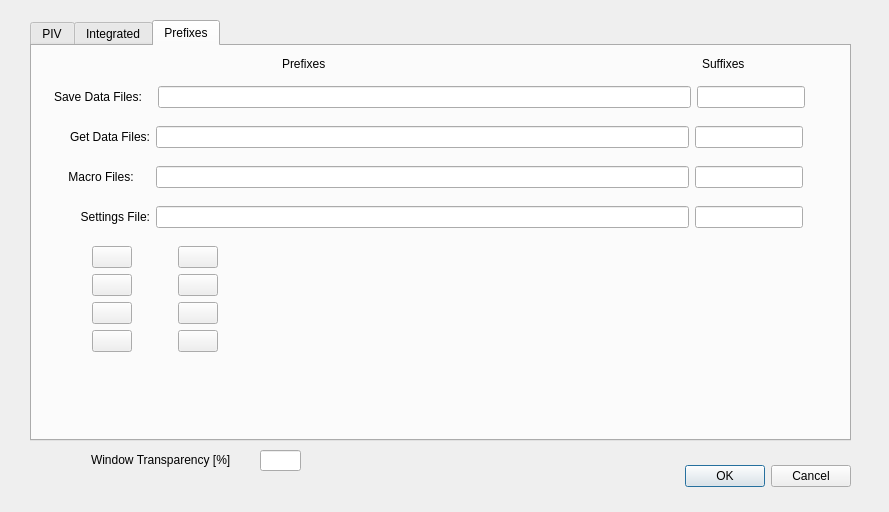
<?xml version="1.0" encoding="UTF-8"?>
<ui version="4.0">
 <class>Preferences</class>
 <widget class="QDialog" name="Preferences">
  <property name="geometry">
   <rect>
    <x>0</x>
    <y>0</y>
    <width>889</width>
    <height>512</height>
   </rect>
  </property>
  <property name="windowTitle">
   <string>Preferences</string>
  </property>
  <widget class="QDialogButtonBox" name="buttonBox">
   <property name="geometry">
    <rect>
     <x>510</x>
     <y>460</y>
     <width>341</width>
     <height>32</height>
    </rect>
   </property>
   <property name="orientation">
    <enum>Qt::Horizontal</enum>
   </property>
   <property name="standardButtons">
    <set>QDialogButtonBox::Cancel|QDialogButtonBox::Ok</set>
   </property>
  </widget>
  <widget class="QTabWidget" name="tabWidget">
   <property name="geometry">
    <rect>
     <x>30</x>
     <y>20</y>
     <width>821</width>
     <height>421</height>
    </rect>
   </property>
   <property name="currentIndex">
    <number>2</number>
   </property>
   <widget class="QWidget" name="PIV">
    <attribute name="title">
     <string>PIV</string>
    </attribute>
   </widget>
   <widget class="QWidget" name="tab">
    <attribute name="title">
     <string>Integrated</string>
    </attribute>
   </widget>
   <widget class="QWidget" name="prefixes">
    <attribute name="title">
     <string>Prefixes</string>
    </attribute>
    <widget class="QLabel" name="label_2">
     <property name="geometry">
      <rect>
       <x>250</x>
       <y>10</y>
       <width>111</width>
       <height>16</height>
      </rect>
     </property>
     <property name="text">
      <string>Prefixes</string>
     </property>
    </widget>
    <widget class="QLabel" name="label_3">
     <property name="geometry">
      <rect>
       <x>670</x>
       <y>10</y>
       <width>61</width>
       <height>16</height>
      </rect>
     </property>
     <property name="text">
      <string>Suffixes</string>
     </property>
    </widget>
    <widget class="QWidget" name="layoutWidget">
     <property name="geometry">
      <rect>
       <x>20</x>
       <y>80</y>
       <width>751</width>
       <height>23</height>
      </rect>
     </property>
     <layout class="QHBoxLayout" name="horizontalLayout_2">
      <item>
       <widget class="QLabel" name="label_4">
        <property name="sizePolicy">
         <sizepolicy hsizetype="Fixed" vsizetype="Fixed">
          <horstretch>0</horstretch>
          <verstretch>0</verstretch>
         </sizepolicy>
        </property>
        <property name="minimumSize">
         <size>
          <width>98</width>
          <height>0</height>
         </size>
        </property>
        <property name="layoutDirection">
         <enum>Qt::LeftToRight</enum>
        </property>
        <property name="text">
         <string>Get Data Files:</string>
        </property>
        <property name="alignment">
         <set>Qt::AlignRight|Qt::AlignTrailing|Qt::AlignVCenter</set>
        </property>
       </widget>
      </item>
      <item>
       <widget class="QLineEdit" name="getPre">
        <property name="sizePolicy">
         <sizepolicy hsizetype="Minimum" vsizetype="Fixed">
          <horstretch>0</horstretch>
          <verstretch>0</verstretch>
         </sizepolicy>
        </property>
        <property name="minimumSize">
         <size>
          <width>491</width>
          <height>0</height>
         </size>
        </property>
       </widget>
      </item>
      <item>
       <widget class="QLineEdit" name="getSuf">
        <property name="sizePolicy">
         <sizepolicy hsizetype="Fixed" vsizetype="Fixed">
          <horstretch>0</horstretch>
          <verstretch>0</verstretch>
         </sizepolicy>
        </property>
        <property name="minimumSize">
         <size>
          <width>91</width>
          <height>0</height>
         </size>
        </property>
       </widget>
      </item>
     </layout>
    </widget>
    <widget class="QWidget" name="layoutWidget_2">
     <property name="geometry">
      <rect>
       <x>20</x>
       <y>120</y>
       <width>751</width>
       <height>23</height>
      </rect>
     </property>
     <layout class="QHBoxLayout" name="horizontalLayout_3">
      <item>
       <widget class="QLabel" name="label_5">
        <property name="sizePolicy">
         <sizepolicy hsizetype="Fixed" vsizetype="Fixed">
          <horstretch>0</horstretch>
          <verstretch>0</verstretch>
         </sizepolicy>
        </property>
        <property name="minimumSize">
         <size>
          <width>98</width>
          <height>0</height>
         </size>
        </property>
        <property name="text">
         <string>Macro Files:</string>
        </property>
        <property name="alignment">
         <set>Qt::AlignCenter</set>
        </property>
       </widget>
      </item>
      <item>
       <widget class="QLineEdit" name="macroPre">
        <property name="sizePolicy">
         <sizepolicy hsizetype="Minimum" vsizetype="Fixed">
          <horstretch>0</horstretch>
          <verstretch>0</verstretch>
         </sizepolicy>
        </property>
        <property name="minimumSize">
         <size>
          <width>491</width>
          <height>0</height>
         </size>
        </property>
       </widget>
      </item>
      <item>
       <widget class="QLineEdit" name="macroSuf">
        <property name="sizePolicy">
         <sizepolicy hsizetype="Fixed" vsizetype="Fixed">
          <horstretch>0</horstretch>
          <verstretch>0</verstretch>
         </sizepolicy>
        </property>
        <property name="minimumSize">
         <size>
          <width>91</width>
          <height>0</height>
         </size>
        </property>
       </widget>
      </item>
     </layout>
    </widget>
    <widget class="QWidget" name="layoutWidget_3">
     <property name="geometry">
      <rect>
       <x>20</x>
       <y>160</y>
       <width>751</width>
       <height>23</height>
      </rect>
     </property>
     <layout class="QHBoxLayout" name="horizontalLayout_4">
      <item>
       <widget class="QLabel" name="label_6">
        <property name="sizePolicy">
         <sizepolicy hsizetype="Fixed" vsizetype="Fixed">
          <horstretch>0</horstretch>
          <verstretch>0</verstretch>
         </sizepolicy>
        </property>
        <property name="minimumSize">
         <size>
          <width>98</width>
          <height>0</height>
         </size>
        </property>
        <property name="text">
         <string>Settings File:</string>
        </property>
        <property name="alignment">
         <set>Qt::AlignRight|Qt::AlignTrailing|Qt::AlignVCenter</set>
        </property>
       </widget>
      </item>
      <item>
       <widget class="QLineEdit" name="settingsPre">
        <property name="sizePolicy">
         <sizepolicy hsizetype="Minimum" vsizetype="Fixed">
          <horstretch>0</horstretch>
          <verstretch>0</verstretch>
         </sizepolicy>
        </property>
        <property name="minimumSize">
         <size>
          <width>491</width>
          <height>0</height>
         </size>
        </property>
       </widget>
      </item>
      <item>
       <widget class="QLineEdit" name="settingsSuf">
        <property name="sizePolicy">
         <sizepolicy hsizetype="Fixed" vsizetype="Fixed">
          <horstretch>0</horstretch>
          <verstretch>0</verstretch>
         </sizepolicy>
        </property>
        <property name="minimumSize">
         <size>
          <width>91</width>
          <height>0</height>
         </size>
        </property>
       </widget>
      </item>
     </layout>
    </widget>
    <widget class="QWidget" name="layoutWidget">
     <property name="geometry">
      <rect>
       <x>22</x>
       <y>40</y>
       <width>751</width>
       <height>23</height>
      </rect>
     </property>
     <layout class="QHBoxLayout" name="horizontalLayout">
      <item>
       <widget class="QLabel" name="label">
        <property name="sizePolicy">
         <sizepolicy hsizetype="Fixed" vsizetype="Fixed">
          <horstretch>0</horstretch>
          <verstretch>0</verstretch>
         </sizepolicy>
        </property>
        <property name="minimumSize">
         <size>
          <width>98</width>
          <height>0</height>
         </size>
        </property>
        <property name="text">
         <string>Save Data Files:</string>
        </property>
       </widget>
      </item>
      <item>
       <widget class="QLineEdit" name="savePre">
        <property name="sizePolicy">
         <sizepolicy hsizetype="Minimum" vsizetype="Fixed">
          <horstretch>0</horstretch>
          <verstretch>0</verstretch>
         </sizepolicy>
        </property>
        <property name="minimumSize">
         <size>
          <width>491</width>
          <height>0</height>
         </size>
        </property>
       </widget>
      </item>
      <item>
       <widget class="QLineEdit" name="saveSuf">
        <property name="sizePolicy">
         <sizepolicy hsizetype="Fixed" vsizetype="Fixed">
          <horstretch>0</horstretch>
          <verstretch>0</verstretch>
         </sizepolicy>
        </property>
        <property name="minimumSize">
         <size>
          <width>91</width>
          <height>0</height>
         </size>
        </property>
       </widget>
      </item>
     </layout>
    </widget>
    <widget class="QWidget" name="layoutWidget">
     <property name="geometry">
      <rect>
       <x>60</x>
       <y>200</y>
       <width>670</width>
       <height>160</height>
      </rect>
     </property>
     <layout class="QFormLayout" name="formLayout">
      <item row="0" column="0">
       <layout class="QHBoxLayout" name="horizontalLayout_5">
        <item>
         <widget class="QPushButton" name="pal0">
          <property name="text">
           <string/>
          </property>
          <property name="icon">
           <iconset resource="qtoma2.qrc">
            <normaloff>:/Resources/Resources/pal0.jpg</normaloff>:/Resources/Resources/pal0.jpg</iconset>
          </property>
          <property name="iconSize">
           <size>
            <width>256</width>
            <height>16</height>
           </size>
          </property>
         </widget>
        </item>
        <item>
         <spacer name="horizontalSpacer">
          <property name="orientation">
           <enum>Qt::Horizontal</enum>
          </property>
          <property name="sizeHint" stdset="0">
           <size>
            <width>40</width>
            <height>20</height>
           </size>
          </property>
         </spacer>
        </item>
        <item>
         <widget class="QPushButton" name="pal4">
          <property name="text">
           <string/>
          </property>
          <property name="icon">
           <iconset resource="qtoma2.qrc">
            <normaloff>:/Resources/Resources/pal4.jpg</normaloff>:/Resources/Resources/pal4.jpg</iconset>
          </property>
          <property name="iconSize">
           <size>
            <width>256</width>
            <height>16</height>
           </size>
          </property>
         </widget>
        </item>
       </layout>
      </item>
      <item row="1" column="0">
       <layout class="QHBoxLayout" name="horizontalLayout_6">
        <item>
         <widget class="QPushButton" name="pal1">
          <property name="text">
           <string/>
          </property>
          <property name="icon">
           <iconset resource="qtoma2.qrc">
            <normaloff>:/Resources/Resources/pal1.jpg</normaloff>:/Resources/Resources/pal1.jpg</iconset>
          </property>
          <property name="iconSize">
           <size>
            <width>256</width>
            <height>16</height>
           </size>
          </property>
         </widget>
        </item>
        <item>
         <spacer name="horizontalSpacer_2">
          <property name="orientation">
           <enum>Qt::Horizontal</enum>
          </property>
          <property name="sizeHint" stdset="0">
           <size>
            <width>40</width>
            <height>20</height>
           </size>
          </property>
         </spacer>
        </item>
        <item>
         <widget class="QPushButton" name="pal5">
          <property name="text">
           <string/>
          </property>
          <property name="icon">
           <iconset resource="qtoma2.qrc">
            <normaloff>:/Resources/Resources/pal5.jpg</normaloff>:/Resources/Resources/pal5.jpg</iconset>
          </property>
          <property name="iconSize">
           <size>
            <width>256</width>
            <height>16</height>
           </size>
          </property>
         </widget>
        </item>
       </layout>
      </item>
      <item row="2" column="0">
       <layout class="QHBoxLayout" name="horizontalLayout_7">
        <item>
         <widget class="QPushButton" name="pal2">
          <property name="text">
           <string/>
          </property>
          <property name="icon">
           <iconset resource="qtoma2.qrc">
            <normaloff>:/Resources/Resources/pal2.jpg</normaloff>:/Resources/Resources/pal2.jpg</iconset>
          </property>
          <property name="iconSize">
           <size>
            <width>256</width>
            <height>16</height>
           </size>
          </property>
         </widget>
        </item>
        <item>
         <spacer name="horizontalSpacer_3">
          <property name="orientation">
           <enum>Qt::Horizontal</enum>
          </property>
          <property name="sizeHint" stdset="0">
           <size>
            <width>40</width>
            <height>20</height>
           </size>
          </property>
         </spacer>
        </item>
        <item>
         <widget class="QPushButton" name="pal6">
          <property name="text">
           <string/>
          </property>
          <property name="icon">
           <iconset resource="qtoma2.qrc">
            <normaloff>:/Resources/Resources/pal6.jpg</normaloff>:/Resources/Resources/pal6.jpg</iconset>
          </property>
          <property name="iconSize">
           <size>
            <width>256</width>
            <height>16</height>
           </size>
          </property>
         </widget>
        </item>
       </layout>
      </item>
      <item row="3" column="0">
       <layout class="QHBoxLayout" name="horizontalLayout_8">
        <item>
         <widget class="QPushButton" name="pal3">
          <property name="text">
           <string/>
          </property>
          <property name="icon">
           <iconset resource="qtoma2.qrc">
            <normaloff>:/Resources/Resources/pal3.jpg</normaloff>:/Resources/Resources/pal3.jpg</iconset>
          </property>
          <property name="iconSize">
           <size>
            <width>256</width>
            <height>16</height>
           </size>
          </property>
         </widget>
        </item>
        <item>
         <spacer name="horizontalSpacer_4">
          <property name="orientation">
           <enum>Qt::Horizontal</enum>
          </property>
          <property name="sizeHint" stdset="0">
           <size>
            <width>40</width>
            <height>20</height>
           </size>
          </property>
         </spacer>
        </item>
        <item>
         <widget class="QPushButton" name="pal7">
          <property name="text">
           <string/>
          </property>
          <property name="icon">
           <iconset resource="qtoma2.qrc">
            <normaloff>:/Resources/Resources/pal7.jpg</normaloff>:/Resources/Resources/pal7.jpg</iconset>
          </property>
          <property name="iconSize">
           <size>
            <width>256</width>
            <height>16</height>
           </size>
          </property>
         </widget>
        </item>
       </layout>
      </item>
     </layout>
    </widget>
   </widget>
  </widget>
  <widget class="QLineEdit" name="windowTransparency">
   <property name="geometry">
    <rect>
     <x>260</x>
     <y>450</y>
     <width>41</width>
     <height>21</height>
    </rect>
   </property>
  </widget>
  <widget class="QLabel" name="label_7">
   <property name="geometry">
    <rect>
     <x>91</x>
     <y>450</y>
     <width>161</width>
     <height>20</height>
    </rect>
   </property>
   <property name="text">
    <string>Window Transparency [%]</string>
   </property>
  </widget>
 </widget>
 <resources>
  <include location="qtoma2.qrc"/>
 </resources>
 <connections>
  <connection>
   <sender>buttonBox</sender>
   <signal>accepted()</signal>
   <receiver>Preferences</receiver>
   <slot>accept()</slot>
   <hints>
    <hint type="sourcelabel">
     <x>248</x>
     <y>254</y>
    </hint>
    <hint type="destinationlabel">
     <x>157</x>
     <y>274</y>
    </hint>
   </hints>
  </connection>
  <connection>
   <sender>buttonBox</sender>
   <signal>rejected()</signal>
   <receiver>Preferences</receiver>
   <slot>reject()</slot>
   <hints>
    <hint type="sourcelabel">
     <x>316</x>
     <y>260</y>
    </hint>
    <hint type="destinationlabel">
     <x>286</x>
     <y>274</y>
    </hint>
   </hints>
  </connection>
 </connections>
</ui>
